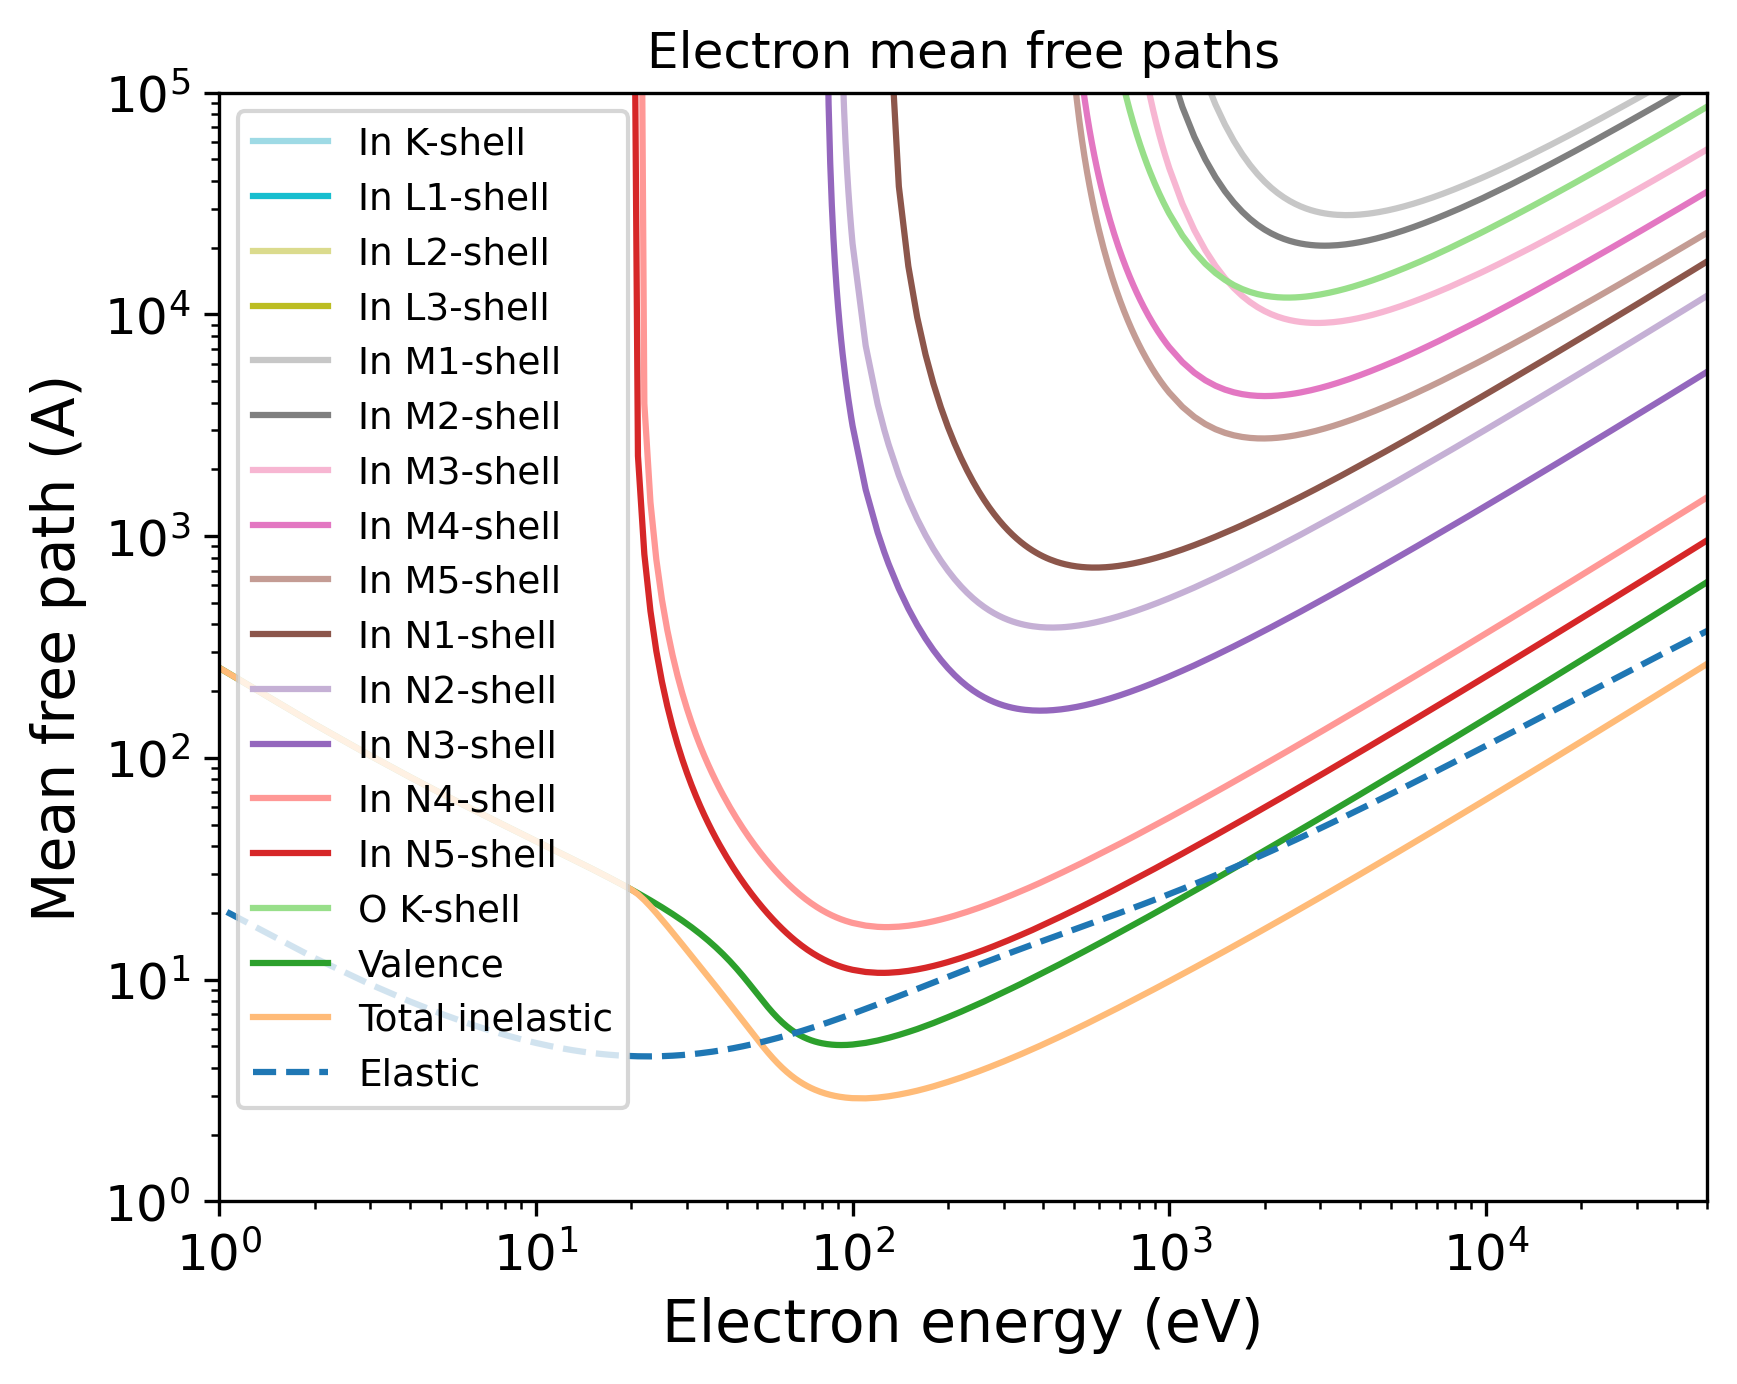

Generate this figure with Python:
import pandas as pd
import numpy as np
import matplotlib.pyplot as plt
import matplotlib.cm as cm
# Set the format:
plt.xlabel("Electron energy (eV)", fontsize=14)
plt.ylabel("Mean free path (A)", fontsize=14)
plt.xticks(fontsize=12)
plt.yticks(fontsize=12)
plt.grid(False)
# Set the axes:
# Read the output file:
df = pd.read_csv(r"OUTPUT_In2O3_R3c_Electron_IMFP.dat", sep=r'\s+', header=None, comment="#", skipinitialspace=True)
plt.xscale("log")
plt.yscale("log")
# Prepare the plot:
columns_to_plot = [ 1, 2, 3, 4, 5, 6, 7, 8, 9, 10, 11, 12, 13, 14, 15, 16, 17]
labels = [ "In K-shell", "In L1-shell", "In L2-shell", "In L3-shell", "In M1-shell", "In M2-shell", "In M3-shell", "In M4-shell", "In M5-shell", "In N1-shell", "In N2-shell", "In N3-shell", "In N4-shell", "In N5-shell", "O K-shell", "Valence", "Total inelastic"]
# Create N distinct colors from a colormap
N = len(columns_to_plot)
colors = plt.cm.tab20(np.linspace(1, 0, 20))
# Set line styles:
linestyles = [ "-", "-", "-", "-", "-", "-", "-", "-", "-", "-", "-", "-", "-", "-", "-", "-", "-"]
for i, col in enumerate(columns_to_plot):
    color = colors[i % len(colors)]
    ls    = linestyles[i % len(linestyles)]
    label = labels[i % len(labels)]
    plt.plot(df.iloc[:, 0], df.iloc[:, col],
    color=color,
    label=label,
    linestyle=ls)
# Add a curve from the second file
df2 = pd.read_csv(r"OUTPUT_In2O3_R3c_Electron_EMFP.dat", sep=r'\s+', header=None, comment="#", skipinitialspace=True)
columns_to_plot2 = [ 3]
labels2 = [ "Elastic"]
# Create second part of the plot:
for col, label in zip(columns_to_plot2, labels2):
    plt.plot(df2.iloc[:, 0], df2.iloc[:, col], label=label, linestyle="--")
plt.xlim(1.00000000,50000.00000000)
plt.ylim(1.00000000,100000.00000000)
plt.title("Electron mean free paths")
plt.legend(loc="best", fontsize=9)
# Save the plot in this format:
plt.savefig("OUTPUT_MFP_electron.png", dpi=300, bbox_inches="tight")
